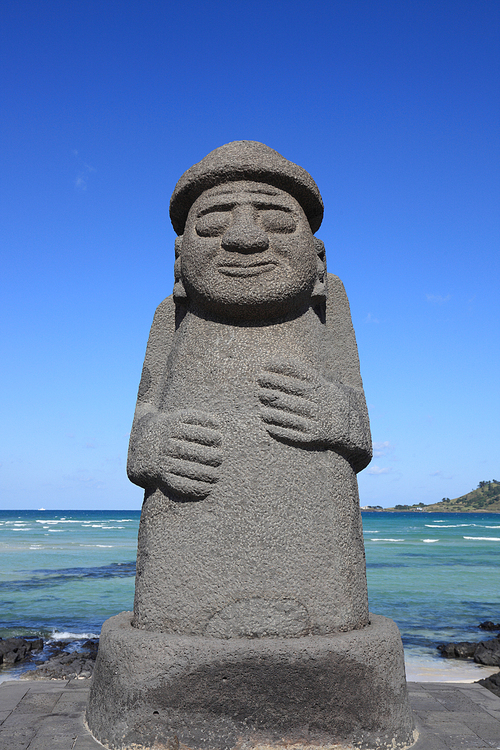
#> input picture stone.jpg, 500 x 750 px
$ jupyter execute --allow-errors Untitled.ipynb   (older library calls are emulated)   (text cells are left out)
#> lines starting #> are read from the running program, lines starting #| are printed output that depends on the picture; pictures that were not available may be replaced by others from this repository, and a replacement may not be noted
[cell 1]
## 이미지 크롭
import numpy as np
from rembg import remove
import cv2
from matplotlib import pyplot as plt
from PIL import Image##import 모듈
input_path = 'stone.jpg'
input_path1 = 'dol6.jpg'
input = cv2.imread(input_path)
#> input is the input picture: shape (750, 500, 3); mean B, G, R 171.4, 125.6, 97.2
input1 = cv2.imread(input_path1)
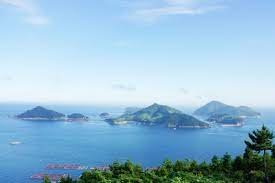
#> input picture ocean_n15.jpg, 275 x 183 px, given in place of dol6.jpg, which was not available
#> input1 is the input picture: shape (183, 275, 3); mean B, G, R 211.8, 187.3, 148.2
#> (the rest of this cell did not finish here and is left out)

[cell 2]
import numpy as np
from rembg import remove
import cv2
from matplotlib import pyplot as plt
from PIL import Image##import 모듈

input_path1 = '캡처.PNG'

input1 = cv2.imread(input_path1)
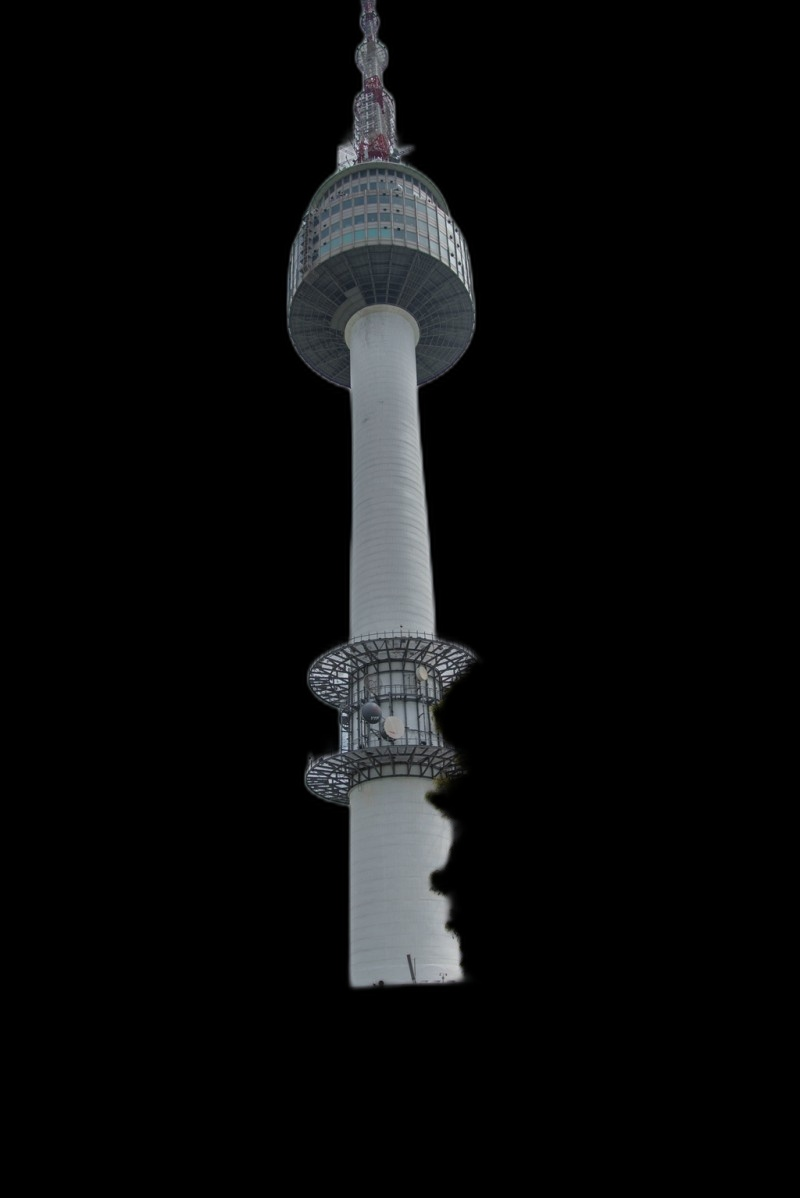
#> input picture re.jpg, 800 x 1198 px, given in place of 캡처.PNG, which was not available
#> input1 is the input picture: shape (1198, 800, 3); mean B, G, R 11.9, 11.4, 10.8
input1 = cv2.cvtColor(input1, cv2.COLOR_BGR2RGB)

#> (the rest of this cell did not finish here and is left out)

#> (a cell that did not finish here is left out)

[cell 4]
from rembg import remove
import cv2
import cv2
from skimage.metrics import structural_similarity as ssim
import cv2
from matplotlib import pyplot as plt
import numpy as np
from PIL import Image##import 모듈
input_path = 'b2.jpg'


input = cv2.imread(input_path)

#> (the rest of this cell did not finish here and is left out)

[cell 5]
from rembg import remove
import cv2
import cv2
from skimage.metrics import structural_similarity as ssim
import cv2
from matplotlib import pyplot as plt
import numpy as np
from PIL import Image##import 모듈
input_path = '캡처.PNG'


input = cv2.imread(input_path)
#> (the rest of this cell did not finish here and is left out)

#> (a cell that did not finish here is left out)

#> (a cell that did not finish here is left out)

[cell 8]
from rembg import remove
import cv2
import cv2
from skimage.metrics import structural_similarity as ssim
import cv2
from matplotlib import pyplot as plt
import numpy as np
from PIL import Image##import 모듈


#> (the rest of this cell did not finish here and is left out)

[cell 9]
import image_similarity_measures
from image_similarity_measures.quality_metrics import rmse, psnr
import cv2
import image_similarity_measures.quality_metrics as qm

i1 = cv2.imread("acb.jpg")
#> (the rest of this cell did not finish here and is left out)

#> (a cell that did not finish here is left out)

[cell 11]
from rembg import remove
import cv2
input1 = cv2.imread('nam.jpg')
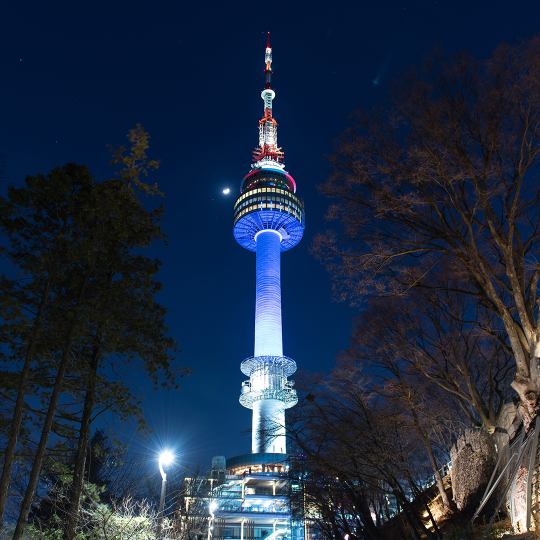
#> input picture nam.jpg, 1080 x 1080 px (shown at 1/2 size)
#> input1 is the input picture: shape (1080, 1080, 3); mean B, G, R 63.9, 43, 29.4
#> (the rest of this cell did not finish here and is left out)
